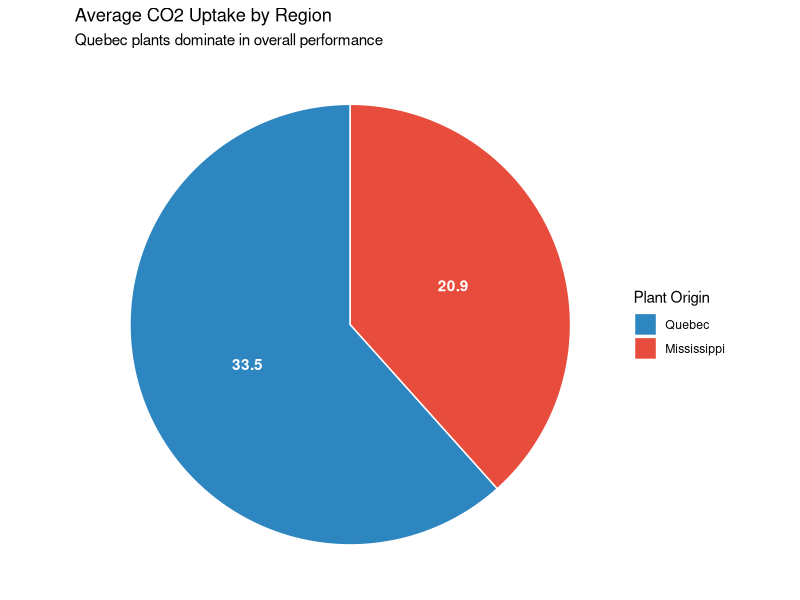

Here is the R script that generated this plot:
# Load required libraries
library(ggplot2)
library(dplyr)

# 1. Prepare the data: Calculate the average CO2 uptake for each region (Type)
pie_data <- CO2 %>%
  group_by(Type) %>%
  summarise(avg_uptake = mean(uptake))

# 2. Create the Pie Chart
ggplot(pie_data, aes(x = "", y = avg_uptake, fill = Type)) +
  geom_bar(stat = "identity", width = 1, color = "white") +
  coord_polar("y", start = 0) + # This converts the bar chart into a pie chart
  labs(
    title = "Average CO2 Uptake by Region",
    subtitle = "Quebec plants dominate in overall performance",
    fill = "Plant Origin"
  ) +
  # Add the actual numbers to the slices
  geom_text(aes(label = round(avg_uptake, 1)), position = position_stack(vjust = 0.5), color = "white", fontface = "bold") +
  theme_void() + # Removes the background, grid, and axes for a clean pie look
  scale_fill_manual(values = c("Quebec" = "#2E86C1", "Mississippi" = "#E74C3C")) # Custom professional colors
